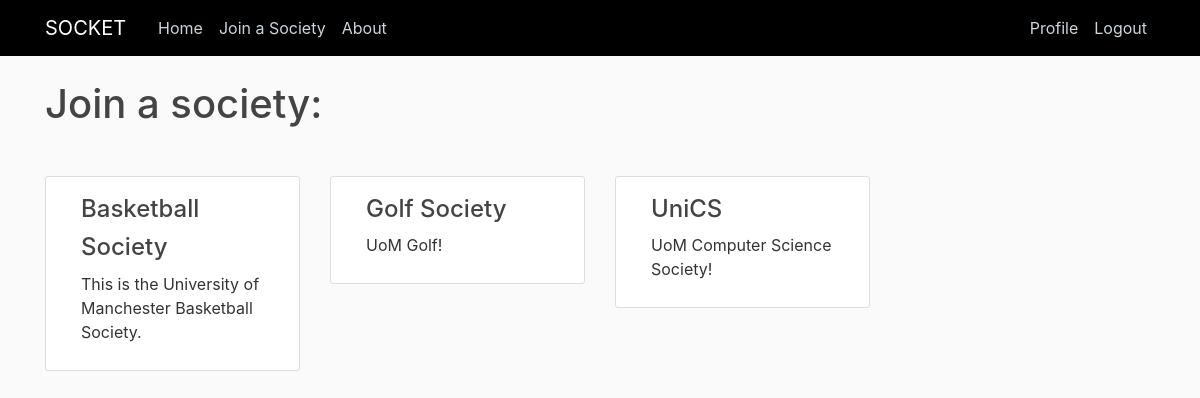
Before: /join-society/ (signed in) with the older database file.
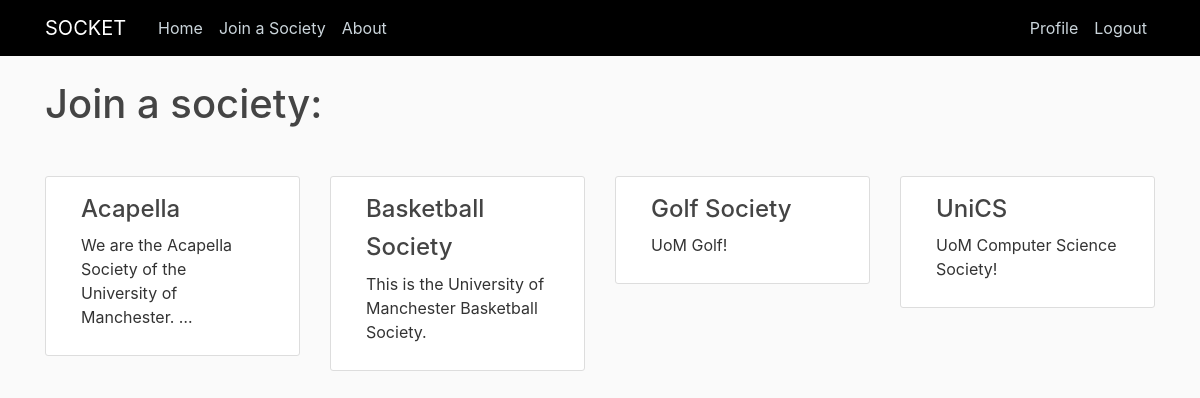
After: the same page with the newer database file.
### societies/models.py (models this page shows, shortened)
class Society(models.Model):
    name = models.CharField(max_length = 200, unique=True)
    description = models.TextField()
    members = models.ManyToManyField(
        User,
        verbose_name=("Members"),
        related_name='societies',
        through='SocietyMembership'
    )

### blog/views.py (the view)
# urls.py: path('join-society/', SocietyListView.as_view(), name='join-society'),
class SocietyListView(LoginRequiredMixin, ListView):
    model = Society
    template_name = 'blog/joinsoc.html'
    context_object_name = 'societies'
    ordering = [Lower('name')]
    paginate_by = 20

### blog/templates/blog/joinsoc.html (shortened to what this page needs)
{% extends "blog/base.html" %}
{% block content %}
    <h1> Join a society: </h1>
    <p><br></p>
    {% for society in societies %}
        {% if forloop.first %}<div class="row">{% endif %}
            <div class="col-xs-3 col-sm-3 col-md-3 col-lg-3">
                <article class="media content-section">
                     <div class="col-xs-12 col-sm-12 col-md-12 col-lg-12">
                        <h2><a class="article-title" style="font-size: 24px;" href="{% url 'join-society-confirm' society_id=society.id %}">{{ society.name }}</a></h2>
                        <p class="article-content">{{ society.description|truncatewords:10}}</p>
                    </div>
                </article>
            </div>
        {% if forloop.counter|divisibleby:4 %}</div><div class="row">{% endif %}
        {% if forloop.last %}</div>{% endif %}
    {% endfor %}
{% endblock content %}

Changed rows visible on the page:
added Society: name "Acapella", description "We are the Acapella Society of the University of Manchester. …"
